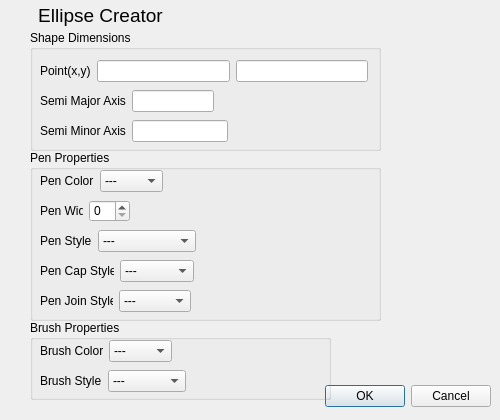
<?xml version="1.0" encoding="UTF-8"?>
<ui version="4.0">
 <class>addElllipse</class>
 <widget class="QDialog" name="addElllipse">
  <property name="geometry">
   <rect>
    <x>0</x>
    <y>0</y>
    <width>500</width>
    <height>420</height>
   </rect>
  </property>
  <property name="windowTitle">
   <string>Dialog</string>
  </property>
  <widget class="QDialogButtonBox" name="buttonBox">
   <property name="geometry">
    <rect>
     <x>150</x>
     <y>380</y>
     <width>341</width>
     <height>32</height>
    </rect>
   </property>
   <property name="orientation">
    <enum>Qt::Horizontal</enum>
   </property>
   <property name="standardButtons">
    <set>QDialogButtonBox::Cancel|QDialogButtonBox::Ok</set>
   </property>
  </widget>
  <widget class="QLabel" name="title">
   <property name="geometry">
    <rect>
     <x>0</x>
     <y>0</y>
     <width>201</width>
     <height>31</height>
    </rect>
   </property>
   <property name="text">
    <string>&lt;html&gt;&lt;head/&gt;&lt;body&gt;&lt;p align=&quot;center&quot;&gt;&lt;span style=&quot; font-size:14pt;&quot;&gt;Ellipse Creator&lt;/span&gt;&lt;/p&gt;&lt;/body&gt;&lt;/html&gt;</string>
   </property>
  </widget>
  <widget class="QGroupBox" name="shapeDimensions">
   <property name="geometry">
    <rect>
     <x>30</x>
     <y>30</y>
     <width>351</width>
     <height>121</height>
    </rect>
   </property>
   <property name="title">
    <string>Shape Dimensions</string>
   </property>
   <widget class="QWidget" name="layoutWidget">
    <property name="geometry">
     <rect>
      <x>10</x>
      <y>30</y>
      <width>328</width>
      <height>22</height>
     </rect>
    </property>
    <layout class="QHBoxLayout" name="horizontalLayout">
     <item>
      <widget class="QLabel" name="point">
       <property name="text">
        <string>Point(x,y)</string>
       </property>
      </widget>
     </item>
     <item>
      <widget class="QLineEdit" name="x"/>
     </item>
     <item>
      <widget class="QLineEdit" name="y"/>
     </item>
    </layout>
   </widget>
   <widget class="QWidget" name="layoutWidget_2">
    <property name="geometry">
     <rect>
      <x>10</x>
      <y>60</y>
      <width>174</width>
      <height>22</height>
     </rect>
    </property>
    <layout class="QHBoxLayout" name="horizontalLayout_2">
     <item>
      <widget class="QLabel" name="length">
       <property name="text">
        <string>Semi Major Axis</string>
       </property>
      </widget>
     </item>
     <item>
      <widget class="QLineEdit" name="lengthBox"/>
     </item>
    </layout>
   </widget>
   <widget class="QWidget" name="layoutWidget_3">
    <property name="geometry">
     <rect>
      <x>10</x>
      <y>90</y>
      <width>188</width>
      <height>22</height>
     </rect>
    </property>
    <layout class="QHBoxLayout" name="horizontalLayout_3">
     <item>
      <widget class="QLabel" name="width">
       <property name="text">
        <string>Semi Minor Axis</string>
       </property>
      </widget>
     </item>
     <item>
      <widget class="QLineEdit" name="widthBox"/>
     </item>
    </layout>
   </widget>
  </widget>
  <widget class="QGroupBox" name="brushProperties">
   <property name="geometry">
    <rect>
     <x>30</x>
     <y>320</y>
     <width>301</width>
     <height>80</height>
    </rect>
   </property>
   <property name="title">
    <string>Brush Properties</string>
   </property>
   <widget class="QWidget" name="layoutWidget_4">
    <property name="geometry">
     <rect>
      <x>10</x>
      <y>20</y>
      <width>132</width>
      <height>22</height>
     </rect>
    </property>
    <layout class="QHBoxLayout" name="horizontalLayout_9">
     <item>
      <widget class="QLabel" name="brushColor">
       <property name="text">
        <string>Brush Color</string>
       </property>
      </widget>
     </item>
     <item>
      <widget class="QComboBox" name="comboBox_3">
       <item>
        <property name="text">
         <string>---</string>
        </property>
       </item>
       <item>
        <property name="text">
         <string>White</string>
        </property>
       </item>
       <item>
        <property name="text">
         <string>Black</string>
        </property>
       </item>
       <item>
        <property name="text">
         <string>Red</string>
        </property>
       </item>
       <item>
        <property name="text">
         <string>Green</string>
        </property>
       </item>
       <item>
        <property name="text">
         <string>Blue</string>
        </property>
       </item>
       <item>
        <property name="text">
         <string>Cyan</string>
        </property>
       </item>
       <item>
        <property name="text">
         <string>Magenta</string>
        </property>
       </item>
       <item>
        <property name="text">
         <string>Yellow</string>
        </property>
       </item>
       <item>
        <property name="text">
         <string>Gray</string>
        </property>
       </item>
      </widget>
     </item>
    </layout>
   </widget>
   <widget class="QWidget" name="layoutWidget_5">
    <property name="geometry">
     <rect>
      <x>10</x>
      <y>50</y>
      <width>146</width>
      <height>22</height>
     </rect>
    </property>
    <layout class="QHBoxLayout" name="horizontalLayout_10">
     <item>
      <widget class="QLabel" name="brushStyle">
       <property name="text">
        <string>Brush Style</string>
       </property>
      </widget>
     </item>
     <item>
      <widget class="QComboBox" name="comboBox_4">
       <item>
        <property name="text">
         <string>---</string>
        </property>
       </item>
       <item>
        <property name="text">
         <string>SolidPattern</string>
        </property>
       </item>
       <item>
        <property name="text">
         <string>HorPattern</string>
        </property>
       </item>
       <item>
        <property name="text">
         <string>VerPattern</string>
        </property>
       </item>
       <item>
        <property name="text">
         <string>NoBrush</string>
        </property>
       </item>
      </widget>
     </item>
    </layout>
   </widget>
  </widget>
  <widget class="QGroupBox" name="penProperties">
   <property name="geometry">
    <rect>
     <x>30</x>
     <y>150</y>
     <width>351</width>
     <height>171</height>
    </rect>
   </property>
   <property name="title">
    <string>Pen Properties</string>
   </property>
   <widget class="QWidget" name="layoutWidget_6">
    <property name="geometry">
     <rect>
      <x>10</x>
      <y>20</y>
      <width>123</width>
      <height>22</height>
     </rect>
    </property>
    <layout class="QHBoxLayout" name="horizontalLayout_4">
     <item>
      <widget class="QLabel" name="penColor">
       <property name="text">
        <string>Pen Color</string>
       </property>
      </widget>
     </item>
     <item>
      <widget class="QComboBox" name="penColorBox">
       <item>
        <property name="text">
         <string>---</string>
        </property>
       </item>
       <item>
        <property name="text">
         <string>White</string>
        </property>
       </item>
       <item>
        <property name="text">
         <string>Black</string>
        </property>
       </item>
       <item>
        <property name="text">
         <string>Red</string>
        </property>
       </item>
       <item>
        <property name="text">
         <string>Green</string>
        </property>
       </item>
       <item>
        <property name="text">
         <string>Blue</string>
        </property>
       </item>
       <item>
        <property name="text">
         <string>Cyan</string>
        </property>
       </item>
       <item>
        <property name="text">
         <string>Magenta</string>
        </property>
       </item>
       <item>
        <property name="text">
         <string>Yellow</string>
        </property>
       </item>
       <item>
        <property name="text">
         <string>Gray</string>
        </property>
       </item>
      </widget>
     </item>
    </layout>
   </widget>
   <widget class="QWidget" name="layoutWidget_7">
    <property name="geometry">
     <rect>
      <x>10</x>
      <y>50</y>
      <width>90</width>
      <height>22</height>
     </rect>
    </property>
    <layout class="QHBoxLayout" name="horizontalLayout_5">
     <item>
      <widget class="QLabel" name="penWidth">
       <property name="text">
        <string>Pen Width</string>
       </property>
      </widget>
     </item>
     <item>
      <widget class="QSpinBox" name="penWidthBox">
       <property name="maximum">
        <number>20</number>
       </property>
      </widget>
     </item>
    </layout>
   </widget>
   <widget class="QWidget" name="layoutWidget_8">
    <property name="geometry">
     <rect>
      <x>10</x>
      <y>80</y>
      <width>156</width>
      <height>22</height>
     </rect>
    </property>
    <layout class="QHBoxLayout" name="horizontalLayout_6">
     <item>
      <widget class="QLabel" name="penStyle">
       <property name="text">
        <string>Pen Style</string>
       </property>
      </widget>
     </item>
     <item>
      <widget class="QComboBox" name="penStyleBox">
       <item>
        <property name="text">
         <string>---</string>
        </property>
       </item>
       <item>
        <property name="text">
         <string>NoPen</string>
        </property>
       </item>
       <item>
        <property name="text">
         <string>SolidLine</string>
        </property>
       </item>
       <item>
        <property name="text">
         <string>DashLine</string>
        </property>
       </item>
       <item>
        <property name="text">
         <string>DotLine</string>
        </property>
       </item>
       <item>
        <property name="text">
         <string>DashDotLine</string>
        </property>
       </item>
       <item>
        <property name="text">
         <string>DashDotDotLine</string>
        </property>
       </item>
      </widget>
     </item>
    </layout>
   </widget>
   <widget class="QWidget" name="layoutWidget_9">
    <property name="geometry">
     <rect>
      <x>10</x>
      <y>110</y>
      <width>154</width>
      <height>22</height>
     </rect>
    </property>
    <layout class="QHBoxLayout" name="horizontalLayout_7">
     <item>
      <widget class="QLabel" name="penCapStyle">
       <property name="text">
        <string>Pen Cap Style</string>
       </property>
      </widget>
     </item>
     <item>
      <widget class="QComboBox" name="comboBox">
       <item>
        <property name="text">
         <string>---</string>
        </property>
       </item>
       <item>
        <property name="text">
         <string>FlatCap</string>
        </property>
       </item>
       <item>
        <property name="text">
         <string>SquareCap</string>
        </property>
       </item>
       <item>
        <property name="text">
         <string>RoundCap</string>
        </property>
       </item>
      </widget>
     </item>
    </layout>
   </widget>
   <widget class="QWidget" name="layoutWidget_10">
    <property name="geometry">
     <rect>
      <x>10</x>
      <y>140</y>
      <width>151</width>
      <height>22</height>
     </rect>
    </property>
    <layout class="QHBoxLayout" name="horizontalLayout_8">
     <item>
      <widget class="QLabel" name="penJoinStyle">
       <property name="text">
        <string>Pen Join Style</string>
       </property>
      </widget>
     </item>
     <item>
      <widget class="QComboBox" name="comboBox_2">
       <item>
        <property name="text">
         <string>---</string>
        </property>
       </item>
       <item>
        <property name="text">
         <string>MiterJoin</string>
        </property>
       </item>
       <item>
        <property name="text">
         <string>BevelJoin</string>
        </property>
       </item>
       <item>
        <property name="text">
         <string>RoundJoin</string>
        </property>
       </item>
      </widget>
     </item>
    </layout>
   </widget>
  </widget>
 </widget>
 <resources/>
 <connections>
  <connection>
   <sender>buttonBox</sender>
   <signal>accepted()</signal>
   <receiver>addElllipse</receiver>
   <slot>accept()</slot>
   <hints>
    <hint type="sourcelabel">
     <x>248</x>
     <y>254</y>
    </hint>
    <hint type="destinationlabel">
     <x>157</x>
     <y>274</y>
    </hint>
   </hints>
  </connection>
  <connection>
   <sender>buttonBox</sender>
   <signal>rejected()</signal>
   <receiver>addElllipse</receiver>
   <slot>reject()</slot>
   <hints>
    <hint type="sourcelabel">
     <x>316</x>
     <y>260</y>
    </hint>
    <hint type="destinationlabel">
     <x>286</x>
     <y>274</y>
    </hint>
   </hints>
  </connection>
 </connections>
</ui>
